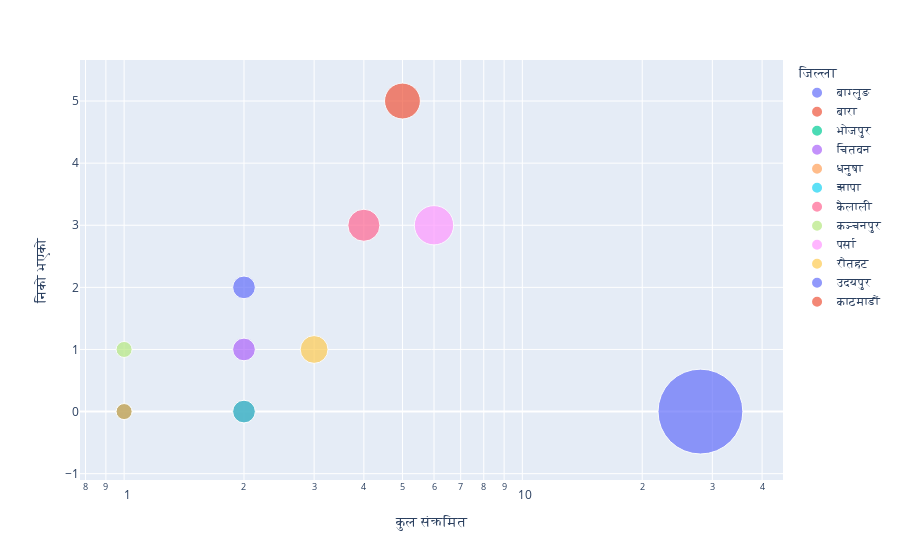

The cell this chart's notebook holds for it:
### Markdown cell above
**जिल्ला VS कुल संक्रमित VS  	निको भएको**

### Code cell
import plotly.express as px

fig = px.scatter(df, x='कुल संक्रमित', y='निको भएको',
                size='कुल संक्रमित', color='जिल्ला',
                hover_name = 'जिल्ला', log_x=True, size_max=60)

fig.show()

### Figure 1 — Plotly figure (JSON) as saved in the notebook; plotly's stock layout.template omitted (floating-point values rounded to 4 significant figures)
{"data": [{"hoverlabel": {"namelength": 0}, "hovertemplate": "<b>%{hovertext}</b><br><br>जिल्ला=बाग्लुङ<br>कुल संक्रमित=%{marker.size}<br>निको भएको=%{y}", "hovertext": ["बाग्लुङ"], "legendgroup": "बाग्लुङ", "marker": {"color": "#636efa", "size": [2], "sizemode": "area", "sizeref": 0.007778, "symbol": "circle"}, "mode": "markers", "name": "बाग्लुङ", "showlegend": true, "type": "scatter", "x": [2], "xaxis": "x", "y": [2], "yaxis": "y"}, {"hoverlabel": {"namelength": 0}, "hovertemplate": "<b>%{hovertext}</b><br><br>जिल्ला=बारा<br>कुल संक्रमित=%{marker.size}<br>निको भएको=%{y}", "hovertext": ["बारा"], "legendgroup": "बारा", "marker": {"color": "#EF553B", "size": [2], "sizemode": "area", "sizeref": 0.007778, "symbol": "circle"}, "mode": "markers", "name": "बारा", "showlegend": true, "type": "scatter", "x": [2], "xaxis": "x", "y": [0], "yaxis": "y"}, {"hoverlabel": {"namelength": 0}, "hovertemplate": "<b>%{hovertext}</b><br><br>जिल्ला=भोजपुर<br>कुल संक्रमित=%{marker.size}<br>निको भएको=%{y}", "hovertext": ["भोजपुर"], "legendgroup": "भोजपुर", "marker": {"color": "#00cc96", "size": [1], "sizemode": "area", "sizeref": 0.007778, "symbol": "circle"}, "mode": "markers", "name": "भोजपुर", "showlegend": true, "type": "scatter", "x": [1], "xaxis": "x", "y": [0], "yaxis": "y"}, {"hoverlabel": {"namelength": 0}, "hovertemplate": "<b>%{hovertext}</b><br><br>जिल्ला=चितवन<br>कुल संक्रमित=%{marker.size}<br>निको भएको=%{y}", "hovertext": ["चितवन"], "legendgroup": "चितवन", "marker": {"color": "#ab63fa", "size": [2], "sizemode": "area", "sizeref": 0.007778, "symbol": "circle"}, "mode": "markers", "name": "चितवन", "showlegend": true, "type": "scatter", "x": [2], "xaxis": "x", "y": [1], "yaxis": "y"}, {"hoverlabel": {"namelength": 0}, "hovertemplate": "<b>%{hovertext}</b><br><br>जिल्ला=धनुषा<br>कुल संक्रमित=%{marker.size}<br>निको भएको=%{y}", "hovertext": ["धनुषा"], "legendgroup": "धनुषा", "marker": {"color": "#FFA15A", "size": [1], "sizemode": "area", "sizeref": 0.007778, "symbol": "circle"}, "mode": "markers", "name": "धनुषा", "showlegend": true, "type": "scatter", "x": [1], "xaxis": "x", "y": [0], "yaxis": "y"}, {"hoverlabel": {"namelength": 0}, "hovertemplate": "<b>%{hovertext}</b><br><br>जिल्ला=झापा<br>कुल संक्रमित=%{marker.size}<br>निको भएको=%{y}", "hovertext": ["झापा"], "legendgroup": "झापा", "marker": {"color": "#19d3f3", "size": [2], "sizemode": "area", "sizeref": 0.007778, "symbol": "circle"}, "mode": "markers", "name": "झापा", "showlegend": true, "type": "scatter", "x": [2], "xaxis": "x", "y": [0], "yaxis": "y"}, {"hoverlabel": {"namelength": 0}, "hovertemplate": "<b>%{hovertext}</b><br><br>जिल्ला=कैलाली<br>कुल संक्रमित=%{marker.size}<br>निको भएको=%{y}", "hovertext": ["कैलाली"], "legendgroup": "कैलाली", "marker": {"color": "#FF6692", "size": [4], "sizemode": "area", "sizeref": 0.007778, "symbol": "circle"}, "mode": "markers", "name": "कैलाली", "showlegend": true, "type": "scatter", "x": [4], "xaxis": "x", "y": [3], "yaxis": "y"}, {"hoverlabel": {"namelength": 0}, "hovertemplate": "<b>%{hovertext}</b><br><br>जिल्ला=कञ्चनपुर<br>कुल संक्रमित=%{marker.size}<br>निको भएको=%{y}", "hovertext": ["कञ्चनपुर"], "legendgroup": "कञ्चनपुर", "marker": {"color": "#B6E880", "size": [1], "sizemode": "area", "sizeref": 0.007778, "symbol": "circle"}, "mode": "markers", "name": "कञ्चनपुर", "showlegend": true, "type": "scatter", "x": [1], "xaxis": "x", "y": [1], "yaxis": "y"}, {"hoverlabel": {"namelength": 0}, "hovertemplate": "<b>%{hovertext}</b><br><br>जिल्ला=पर्सा<br>कुल संक्रमित=%{marker.size}<br>निको भएको=%{y}", "hovertext": ["पर्सा"], "legendgroup": "पर्सा", "marker": {"color": "#FF97FF", "size": [6], "sizemode": "area", "sizeref": 0.007778, "symbol": "circle"}, "mode": "markers", "name": "पर्सा", "showlegend": true, "type": "scatter", "x": [6], "xaxis": "x", "y": [3], "yaxis": "y"}, {"hoverlabel": {"namelength": 0}, "hovertemplate": "<b>%{hovertext}</b><br><br>जिल्ला=रौतहट<br>कुल संक्रमित=%{marker.size}<br>निको भएको=%{y}", "hovertext": ["रौतहट"], "legendgroup": "रौतहट", "marker": {"color": "#FECB52", "size": [3], "sizemode": "area", "sizeref": 0.007778, "symbol": "circle"}, "mode": "markers", "name": "रौतहट", "showlegend": true, "type": "scatter", "x": [3], "xaxis": "x", "y": [1], "yaxis": "y"}, {"hoverlabel": {"namelength": 0}, "hovertemplate": "<b>%{hovertext}</b><br><br>जिल्ला=उदयपुर<br>कुल संक्रमित=%{marker.size}<br>निको भएको=%{y}", "hovertext": ["उदयपुर"], "legendgroup": "उदयपुर", "marker": {"color": "#636efa", "size": [28], "sizemode": "area", "sizeref": 0.007778, "symbol": "circle"}, "mode": "markers", "name": "उदयपुर", "showlegend": true, "type": "scatter", "x": [28], "xaxis": "x", "y": [0], "yaxis": "y"}, {"hoverlabel": {"namelength": 0}, "hovertemplate": "<b>%{hovertext}</b><br><br>जिल्ला=काठमाडौं<br>कुल संक्रमित=%{marker.size}<br>निको भएको=%{y}", "hovertext": ["काठमाडौं"], "legendgroup": "काठमाडौं", "marker": {"color": "#EF553B", "size": [5], "sizemode": "area", "sizeref": 0.007778, "symbol": "circle"}, "mode": "markers", "name": "काठमाडौं", "showlegend": true, "type": "scatter", "x": [5], "xaxis": "x", "y": [5], "yaxis": "y"}], "layout": {"legend": {"itemsizing": "constant", "title": {"text": "जिल्ला"}, "tracegroupgap": 0}, "margin": {"t": 60}, "xaxis": {"anchor": "y", "domain": [0.0, 1.0], "title": {"text": "कुल संक्रमित"}, "type": "log"}, "yaxis": {"anchor": "x", "domain": [0.0, 1.0], "title": {"text": "निको भएको"}}}}
